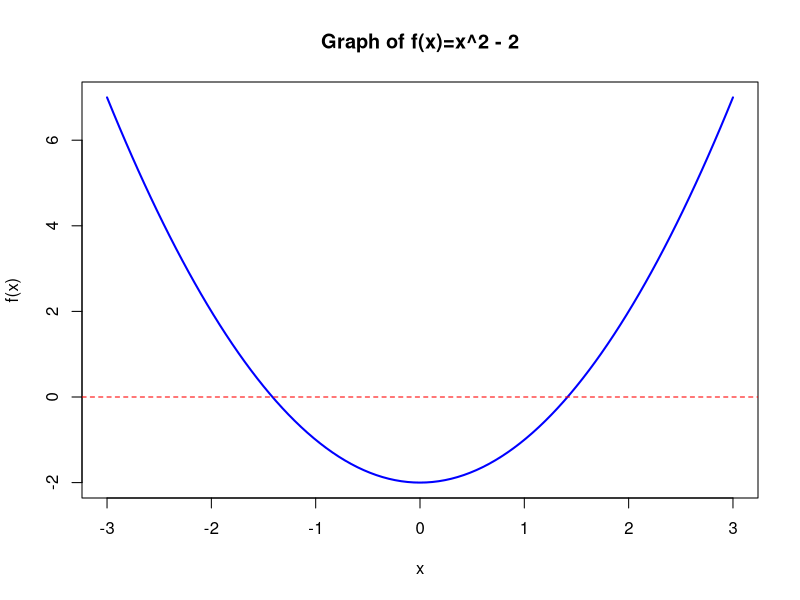
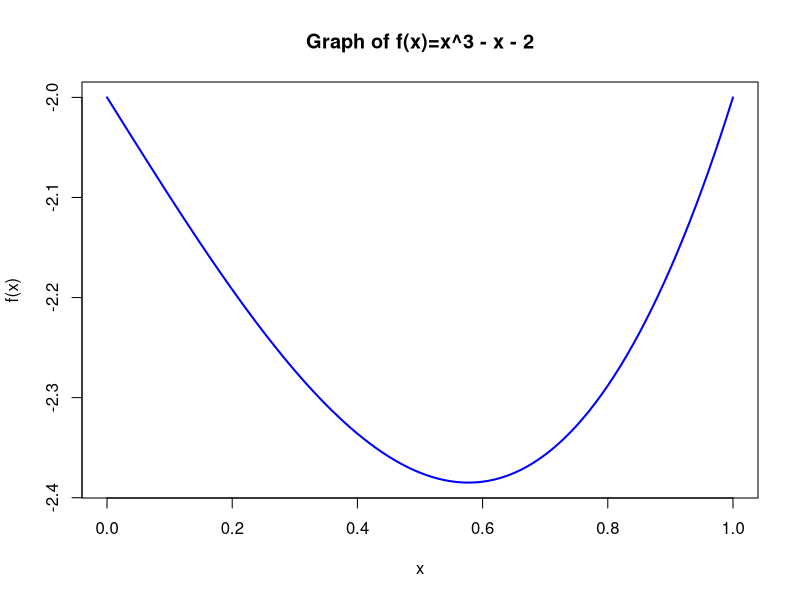

These charts were generated, in order, by the following R code:
## ---- chunk 1
bisection_alg = function(f, a, b, tol, max_iter) {
  if (f(a) * f(b) >= 0) {
    stop("Function has no opposite endpoints")
  }
  iter = 0
  while ((b-a) / 2 > tol && iter < max_iter) {
    c = (a+b) / 2
    if (f(c) == 0) {
      return(c)
    }
    else if (f(a) * f(c) < 0) {
      b = c
    }
    else{
      a = c
    }
    iter = iter + 1
  }
  return((a+b) / 2)
}
## ---- chunk 2
f = function(x) x^3 - x - 2
bisection_alg(f, 1, 2, 1e-7, 100)
## ---- chunk 3
newton_alg = function(fun, funpr, x0, tol, iter) {
  x = x0
  for (i in 1:iter) {
    f_x = fun(x)
    fp_x = funpr(x)
    if (fp_x == 0) {
      stop("Derivative is zero")
    }
    x_new = x - (f_x / fp_x)
    if (abs(x_new-x) < tol) {
      return(list(root = x_new, iterations = i))
    }
    x = x_new
  }
  stop("Algorithm has reached max iterations")
}
## ---- chunk 4
f = function(x) x^2 - 2
curve(f, from= -3, to= 3, col = "blue",
      lwd=2, xlab = "x", ylab= "f(x)", main = "Graph of f(x)=x^2 - 2")
abline(h = 0, col="red", lty=2)
## ---- chunk 5
fprime = function(x) 2*x
newton_alg(f, fprime, x0=1, 1e-7, 100)
## ---- chunk 6
f = function(x) x^3 - x - 2
fprime = function(x) 3*x^2 - 1

curve(f, from= 0, to= 1, col = "blue",
      lwd=2, xlab = "x", ylab= "f(x)", main = "Graph of f(x)=x^3 - x - 2")
abline(h = 0, col="red", lty=2)
## ---- chunk 7
newton_alg(f, fprime, 0.5, 1e-7, 100)
## ---- chunk 8
newton_mle = function(start, data, tol=1e-7, maxiter=100){
  p = start
  for (i in 1:maxiter) {
    p_new = p - (score(p, data) / info(p, data))
    if (abs(p_new - p) < tol) {
      return(list(estimate=p_new, iterations= i))
    }
    p = p_new
  }
  stop("Did not converge")
}
## ---- chunk 9
set.seed(42)

x = rbinom(20, size=1, prob=0.6)

score = function(p, data) {
  sum(data)/p - (length(data) - sum(data))/(1-p)
}

info = function(p, data) {
  -sum(data)/p^2 - (length(data) - sum(data)) / (1-p)^2
}

newton_mle(start=0.5, data=x)


## ---- chunk 10
mean(x)
## ---- chunk 11
set.seed(42)

x = rgeom(20, prob=0.7)

score = function(p, data) {
  (length(data) / p) - ((sum(data) - length(data)) / (1-p))
}

info = function(p, data) {
  (-length(data)/p^2) - ((sum(data) - length(data)) / (1-p)^2)
}

newton_mle(start=0.5, data=x)

## ---- chunk 12
check_mle = 1/mean(x)
check_mle
